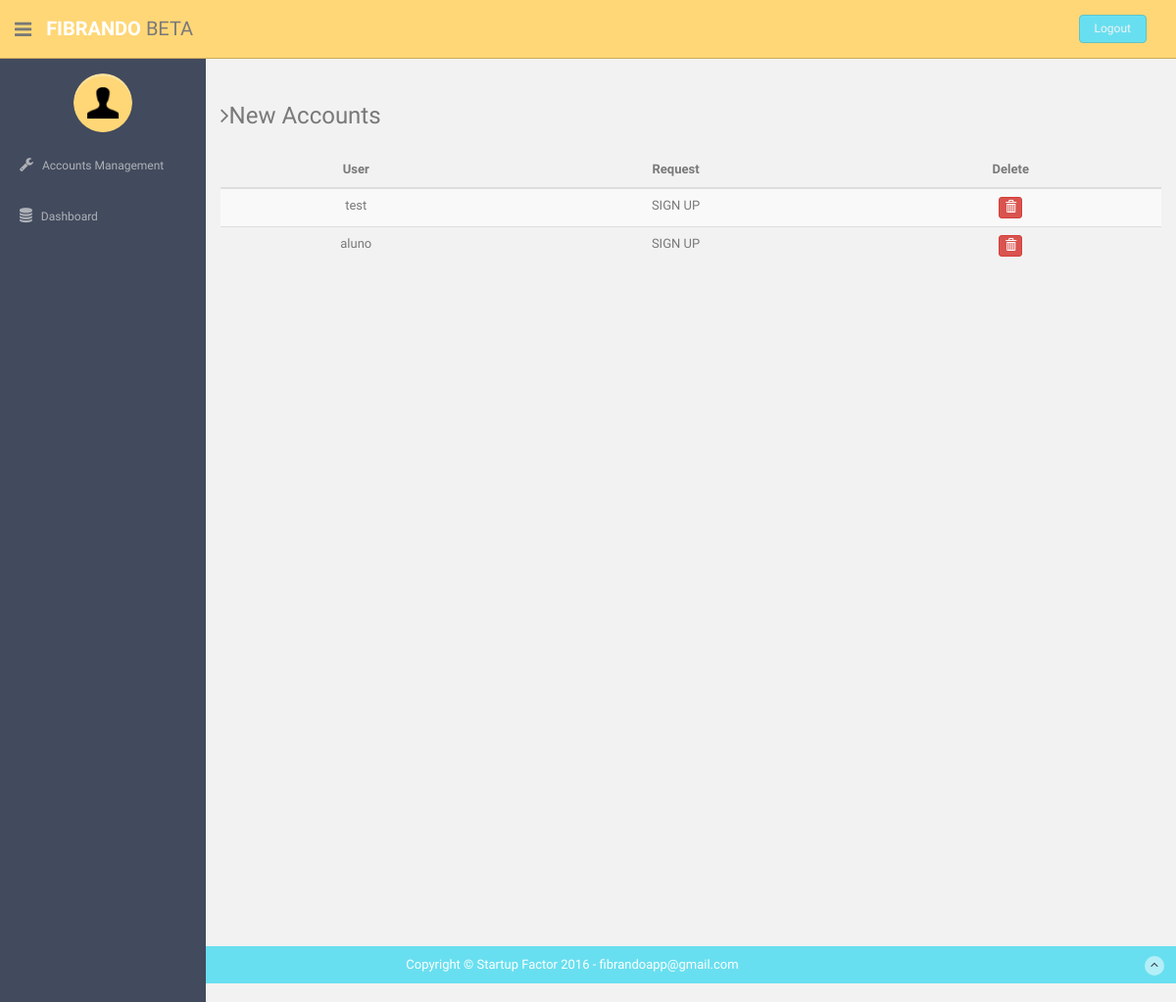
Page /plan_manage/ (signed in) on the earlier database version.
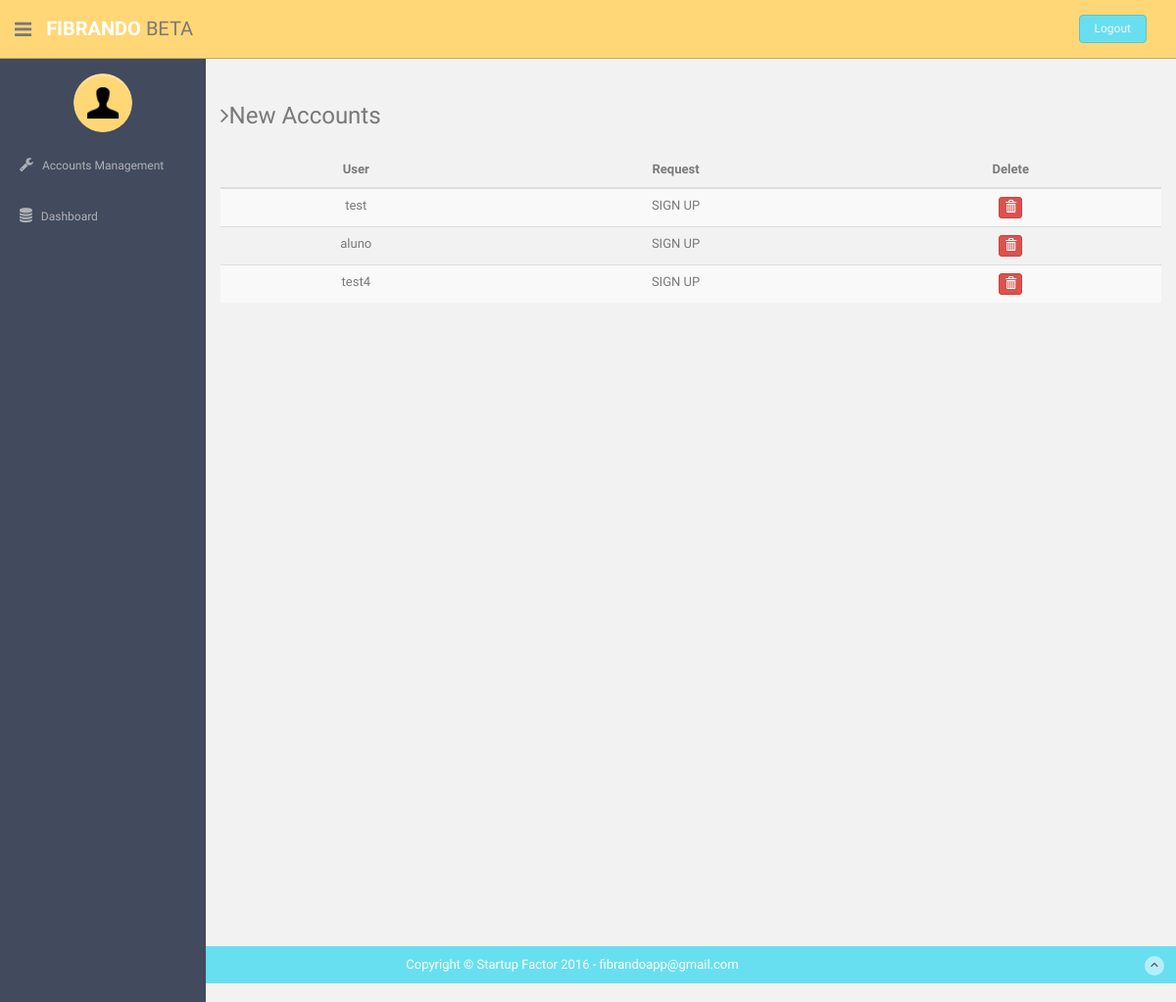
Same page on the later database version.
### app/models.py (models this page shows)
class Message(models.Model):
    sbj = models.CharField(max_length=50)
    body = models.TextField(max_length = 500)
    src = models.CharField(max_length=50)

### app/views.py (the view)
# urls.py: url(r'^plan_manage/', views.plan_manage),
@login_required
@user_passes_test(lambda u: u.is_superuser, login_url='/permission_denied/')
def plan_manage(request):
    if request.user.is_superuser:
        group = 'admin'
    else:
        try:
            group = User.objects.get(username=request.user.username).groups.all()[0].name
        except:
            group = 'none'
    messages = MailBox.objects.get(owner = 'admin').messages.all()
    context = {'messages' : messages, 'group' : group}
    return render(request, 'app/plan_manage.html', context)

### templates/app/plan_manage.html (shortened to what this page needs)
{% extends 'base.html' %}
{% load staticfiles %}
{% block content%}
          <h3 class="mb"><i class="fa fa-angle-right"></i>New Accounts</h3>
          <div class="table-responsive">
            <table class="table table-striped">
              <thead>
                <tr>
                    <th>User</th>
                    <th>Request</th>
                    <th align="left">Delete</th>
                </tr>
              </thead>
              <tbody>
                 {% for msg in messages %}
                        <tr>
                            <td align="left">{{msg.src}}</td>
                            <td align="left">{{msg.body}}</td>
                            <form method="post" action="/delete_plan_msg/" enctype="multipart/form-data">
                               <td align="left"> <button  name ='delete' type='submit' value='{{msg.id}}'class="btn btn-danger btn-xs"><span class="glyphicon glyphicon-trash"></span></button> </td>
                            </form>
                        </tr>
                {% endfor %}
              </tbody>
            </table>
          </div>
        </div>
{% endblock %}

### templates/base.html (shortened to what this page needs)
<!DOCTYPE html>
{% load staticfiles %}
<html lang="en">
<head>
  <link href="{% static "css/bootstrap.css" %}" rel="stylesheet">
  <link href="{% static "font-awesome/css/font-awesome.css" %}" rel="stylesheet">
  <link href="{% static "css/zabuto_calendar.css" %}" rel="stylesheet">
  <link href="{% static "js/gritter/css/jquery.gritter.css" %}" rel="stylesheet">
  <link href="{% static "lineicons/style.css" %}" rel="stylesheet">
  <link href="{% static "css/style.css" %}" rel="stylesheet">
  <link href="{% static "css/style-responsive.css" %}" rel="stylesheet">
  <link href="{% static "css/jquery-ui.min.css" %}" rel="stylesheet">
  <link href="{% static "css/xeditable.min.css" %}" rel="stylesheet">
    </head>
    <body>
      <section id="container" >
      <header class="header black-bg">
        <div class="sidebar-toggle-box">
          <div class="fa fa-bars tooltips" data-placement="right" data-original-title="Toggle Navigation"></div>
        </div>
        <a href="/index/" class="logo"><b>FIBRANDO </b><span style="color: #797979">BETA</span></a>
        {% if user.is_authenticated %}
        <div class="top-menu">
         <ul class="nav pull-right top-menu">
          <li><a class="logout" href="{% url 'auth_logout' %}?next=/accounts/login">Logout</a></li>
        </ul>
      </div>
      {% endif %}
    </header>
      {% if user.is_authenticated %}
      <aside>
        <div id="sidebar"  class="nav-collapse ">
          <ul class="sidebar-menu" id="nav-accordion">
           <p class="centered"><a href="/edit/"><img src="{% static "img/ui-icon.png" %}" class="img-circle" width="60"></a></p>
                {% if group == "admin" %}
                <li class="sub-menu">
                  <a href="/plan_manage/" >
                    <i class="fa fa-wrench"></i>
                    <span>Accounts Management</span>
                  </a>
                </li>
                <li class="sub-menu">
                  <a href="/admin/" >
                    <i class="fa fa-database"></i>
                    <span>Dashboard</span>
                  </a>
                </li>
                {% endif %}
              </ul>
            </div>
          </aside>
          {% endif %}
      <section id="main-content">
        <section class="wrapper site-min-height">
         <div class="row mt">
          <div class="col-lg-12">
            {% block content %}
            {% endblock %}
          </div>
      </section><! --/wrapper -->
    </section>
    <footer class="site-footer">
      <div class="text-center">
        Copyright © Startup Factor  2016 - fibrandoapp@gmail.com
        <a href="" class="go-top">
          <i class="fa fa-angle-up"></i>
        </a>
      </div>
    </footer>
  </section>
</body>
</html>

### static/css/style.css (style rules this page uses)
body { color: #797979; background: #f2f2f2; font-family: 'Ruda', sans-serif; padding: 0px !important; margin: 0px !important; font-size:13px; }
ul li { list-style: none; }
a, a:hover, a:focus { text-decoration: none; outline: none; }
#container { width: 100%; height: 100%; }
.centered { text-align: center; }
.mt { margin-top: 25px; }
.mb { margin-bottom: 25px; }
ul.top-menu > li > .logout { color: #f2f2f2; font-size: 12px; border-radius: 4px; -webkit-border-radius: 4px; border: 1px solid #64c3c2 !important; padding: 5px 15px; margin-right: 15px; background: #68dff0; margin-top: 15px; }
#sidebar { width: 210px; height: 100%; position: fixed; background: #424a5d; }
#sidebar ul li { position: relative; }
ul.sidebar-menu , ul.sidebar-menu li ul.sub { margin: -2px 0 0; padding: 0; }
ul.sidebar-menu { margin-top: 75px; }
ul.sidebar-menu li { margin-bottom: 5px; margin-left:10px; margin-right:10px; }
ul.sidebar-menu li.sub-menu { line-height: 15px; }
ul.sidebar-menu li a span { display: inline-block; }
ul.sidebar-menu li a { color: #aeb2b7; text-decoration: none; display: block; padding: 15px 0 15px 10px; font-size: 12px; outline: none; -webkit-transition: all 0.3s ease; -moz-transition: all 0.3s ease; -o-transition: all 0.3s ease; -ms-transition: all 0.3s ease; transition: all 0.3s ease; }
ul.sidebar-menu li a i { font-size: 15px; padding-right: 6px; }
#main-content { margin-left: 210px; }
.header, .footer { min-height: 60px; padding: 0 15px; }
.header { position: fixed; left: 0; right: 0; z-index: 1002; }
.black-bg { background: #ffd777; border-bottom: 1px solid #c9aa5f; }
.wrapper { display: inline-block; margin-top: 60px; padding-left: 15px; padding-right: 15px; padding-bottom: 15px; padding-top: 0px; width: 100%; }
a.logo { font-size: 20px; color: #ffffff; float: left; margin-top: 15px; text-transform: uppercase; }
a.logo b { font-weight: 900; }
a.logo span { color: #68dff0; }
#top_menu .nav > li, ul.top-menu > li { float: left; }
ul.top-menu > li > a { color: #666666; font-size: 16px; border-radius: 4px; -webkit-border-radius: 4px; border:1px solid #666666 !important; padding: 2px 6px; margin-right: 15px; }
.sidebar-toggle-box { float: left; padding-right: 15px; margin-top: 20px; }
.sidebar-toggle-box .fa-bars { cursor: pointer; display: inline-block; font-size: 20px; }
.site-footer { background: #68dff0; color: #fff; padding: 10px 0; }
.go-top { margin-right: 1%; float: right; background: rgba(255,255,255,.5); width: 20px; height: 20px; border-radius: 50%; -webkit-border-radius: 50%; }
.go-top i { color: #2A3542; }
.site-min-height { min-height: 900px; }
.table td { text-align: center; }
.table th { text-align: center; }

Differences in the rows shown:
added Message: src "test4", body "SIGN UP", {{ msg.id }} 30 (drawn)
